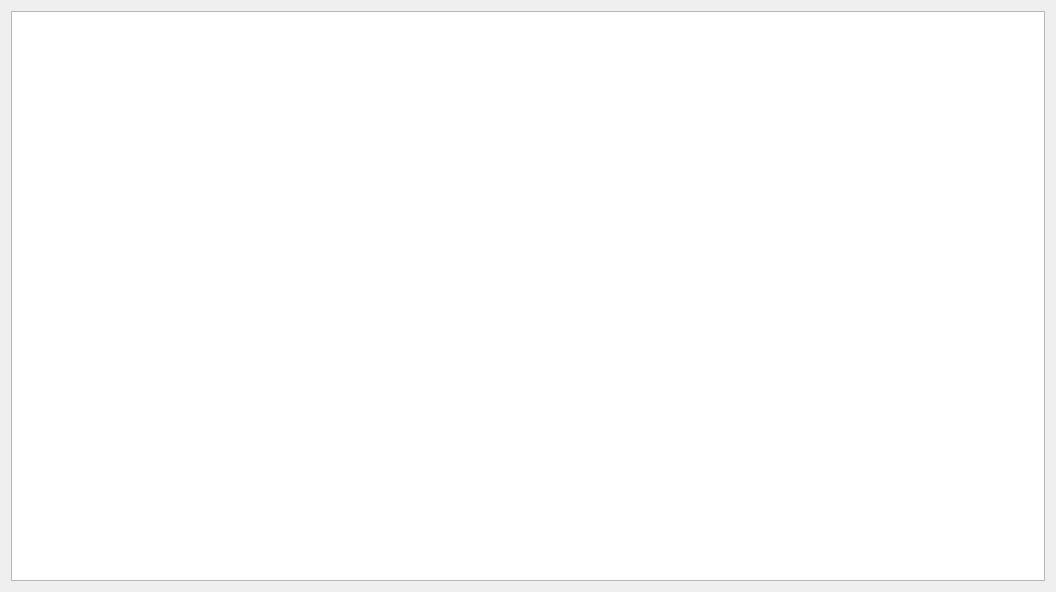
<?xml version="1.0" encoding="UTF-8"?>
<ui version="4.0">
 <class>showMapsDialog</class>
 <widget class="QDialog" name="showMapsDialog">
  <property name="geometry">
   <rect>
    <x>0</x>
    <y>0</y>
    <width>1056</width>
    <height>592</height>
   </rect>
  </property>
  <property name="windowTitle">
   <string>Current Ladder Maps</string>
  </property>
  <layout class="QGridLayout" name="gridLayout_2">
   <item row="0" column="0">
    <widget class="QListWidget" name="mapList">
     <property name="focusPolicy">
      <enum>Qt::NoFocus</enum>
     </property>
     <property name="showDropIndicator" stdset="0">
      <bool>true</bool>
     </property>
     <property name="dragDropMode">
      <enum>QAbstractItemView::NoDragDrop</enum>
     </property>
     <property name="selectionMode">
      <enum>QAbstractItemView::NoSelection</enum>
     </property>
     <property name="iconSize">
      <size>
       <width>100</width>
       <height>100</height>
      </size>
     </property>
     <property name="movement">
      <enum>QListView::Static</enum>
     </property>
     <property name="resizeMode">
      <enum>QListView::Adjust</enum>
     </property>
     <property name="viewMode">
      <enum>QListView::IconMode</enum>
     </property>
     <property name="uniformItemSizes">
      <bool>true</bool>
     </property>
    </widget>
   </item>
  </layout>
 </widget>
 <resources/>
 <connections/>
</ui>
